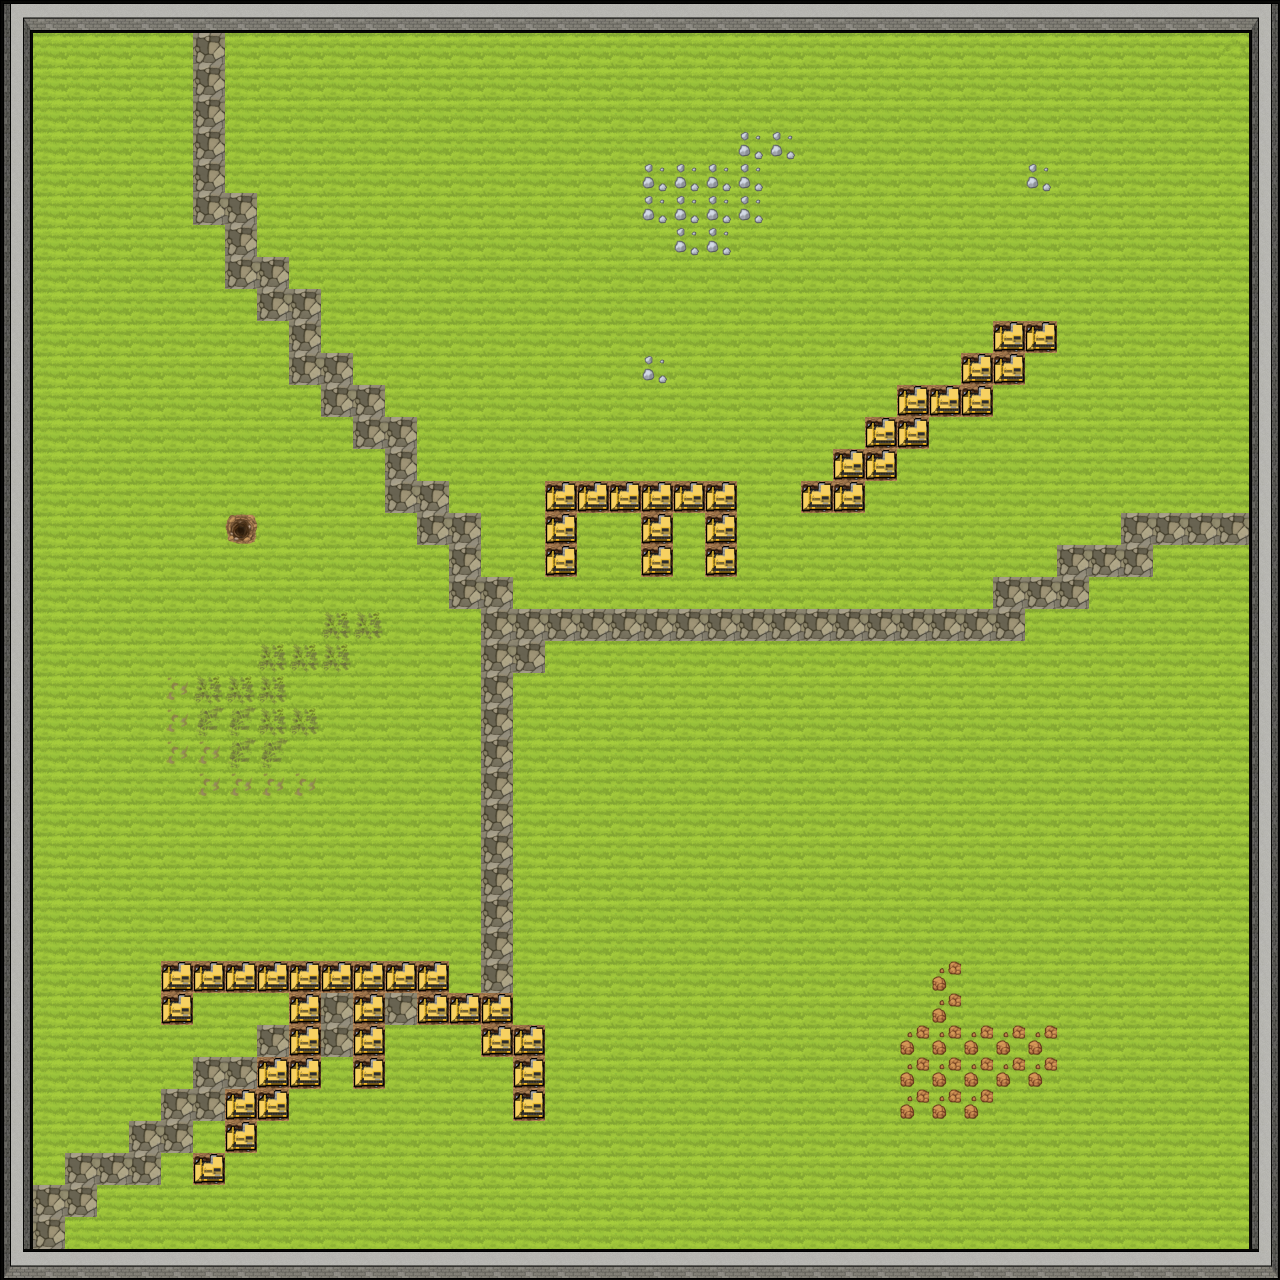

This is a level from a 2D game, rendered from its Tiled map with the project's own tilesets. A one-line summary and the map file follow, with tile-layer data summarised:
An orthogonal 40x40 tile map with 32x32 px tiles, 2 tile layers (Tile Layer 1, Tile Layer 2).

<map version="1.0" orientation="orthogonal" width="40" height="40" tilewidth="32" tileheight="32">
 <tileset firstgid="1" name="Ground" tilewidth="32" tileheight="32">
  <tileoffset x="1" y="1" />
  <image source="tileset1.png" width="1024" height="1024" />
  <tile id="96">
   <properties>
    <property name="collision" value="" />
   </properties>
  </tile>
  <tile id="392">
   <properties>
    <property name="collision" value="" />
   </properties>
  </tile>
  <tile id="393">
   <properties>
    <property name="collision" value="" />
   </properties>
  </tile>
  <tile id="394">
   <properties>
    <property name="collision" value="" />
   </properties>
  </tile>
  <tile id="395">
   <properties>
    <property name="collision" value="" />
   </properties>
  </tile>
  <tile id="426">
   <properties>
    <property name="collision" value="" />
   </properties>
  </tile>
  <tile id="427">
   <properties>
    <property name="collision" value="" />
   </properties>
  </tile>
 </tileset>
 <layer name="Tile Layer 1" width="40" height="40">
  <data>[1600 cells, 1600 non-empty, 10 distinct tile ids]</data>
 </layer>
 <layer name="Tile Layer 2" width="40" height="40">
  <data>[1600 cells, 52 non-empty, 6 distinct tile ids]</data>
 </layer>
</map>
